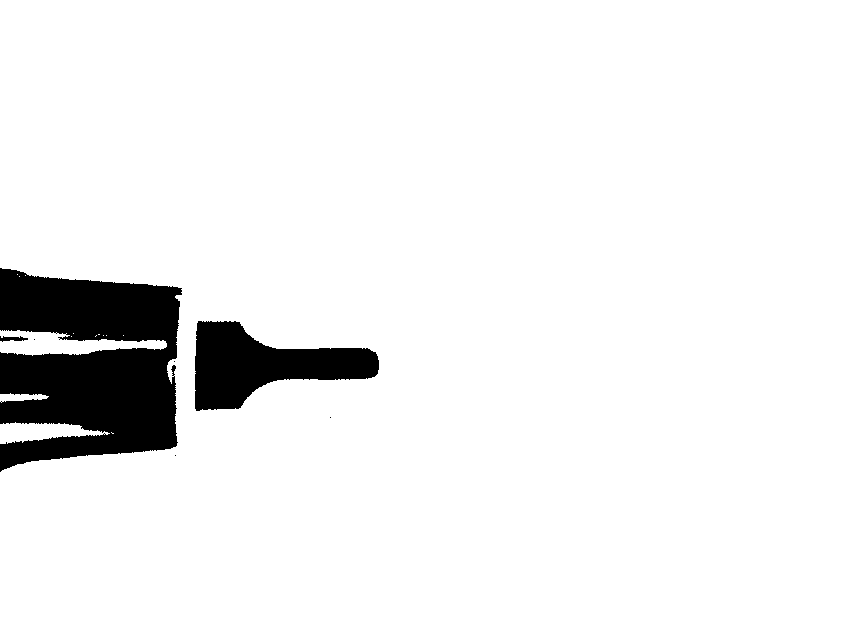
//> input picture threshold01.png, 854 x 628 px
$ ./质心   (built with g++ and OpenCV 4)
//> lines starting //> are read from the running program, lines starting //| are printed output that depends on the picture; after the words box and inside, x2 and y2 are one past the last pixel; in counts of white or black regions, pixels touching at a corner belong together
#include <iostream>
#include <opencv2/core/core.hpp>
#include <opencv/cv.hpp>
#include <opencv2/highgui/highgui.hpp>

using namespace cv;
using namespace std;
Mat src;
Mat src_gray;
int thresh = 30;
int max_thresh = 255;

int main()
{
	src = imread( "C:\\Users\\Administrator\\source\\repos\\Project1\\Project1\\threshold01.png", CV_LOAD_IMAGE_COLOR);    //注意路径得换成自己的
//> src is the input picture: 628 rows x 854 cols, CV_8UC3; 93.3% white; 7 black regions (4 under 20 px), largest, box (x1, y1, x2, y2) and area: (0, 268, 182, 472) 26938, (195, 321, 379, 411) 8824, (0, 336, 28, 342) 99
	cvtColor(src, src_gray, CV_BGR2GRAY);//灰度化
	GaussianBlur(src, src, Size(3, 3), 0.1, 0, BORDER_DEFAULT);
	blur(src_gray, src_gray, Size(3, 3)); //滤波
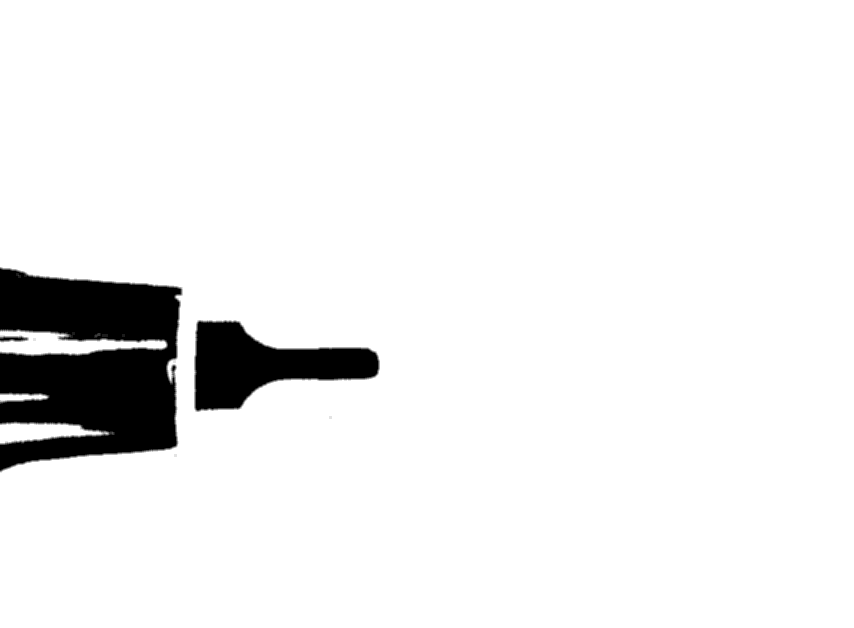
//> src_gray: 628 rows x 854 cols, CV_8UC1; min 0, max 255, mean 237.9
	namedWindow("image", CV_WINDOW_AUTOSIZE);
	imshow("image", src);
	moveWindow("image", 20, 20);
	//定义Canny边缘检测图像
	Mat canny_output;
	vector<vector<Point> > contours;
	vector<Vec4i> hierarchy;
	//利用canny算法检测边缘
	Canny(src_gray, canny_output, thresh, thresh * 3, 3);
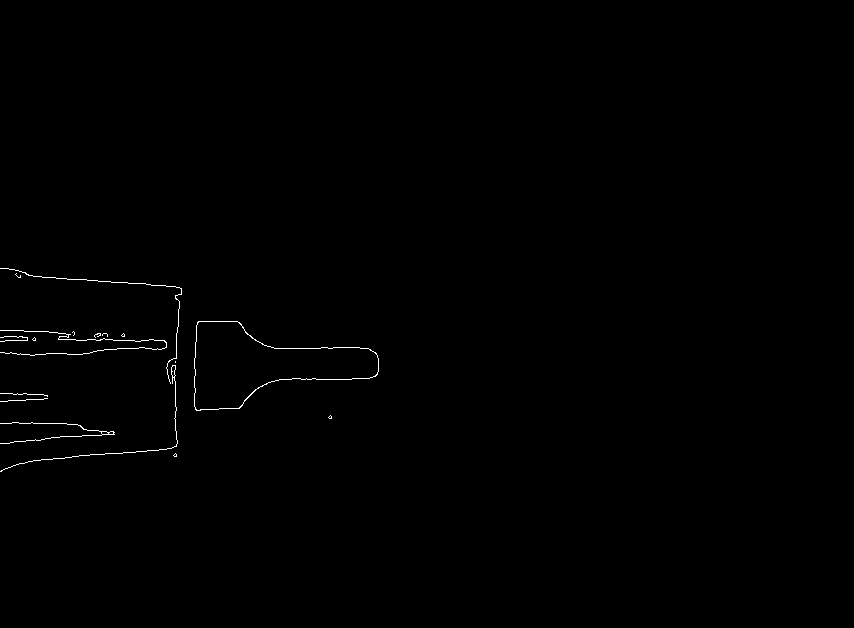
//> canny_output: 628 rows x 854 cols, CV_8UC1; 0.36% white in thin lines or dots, all inside (x1, y1, x2, y2) = (0, 268, 379, 472)
	namedWindow("canny", CV_WINDOW_AUTOSIZE);
	imshow("canny", canny_output);
	moveWindow("canny", 550, 20);
	//查找轮廓
	findContours(canny_output, contours, hierarchy, CV_RETR_TREE, CV_CHAIN_APPROX_SIMPLE, Point(0, 0));
//> contours = 25 contours, 20 with area under 20; largest, box (x1, y1, x2, y2) and area: (194, 321, 379, 411) 8862, (194, 321, 379, 411) 8824, (0, 365, 178, 472) 40, (0, 422, 115, 444) 38, (171, 365, 176, 378) 34
	//计算轮廓矩
	vector<Moments> mu(contours.size());
//> mu = 25 items
	for (int i = 0; i < contours.size(); i++)
	{
		mu[i] = moments(contours[i], false);
	}
//> this loop made 25 passes
	//计算轮廓的质心
	vector<Point2f> mc(contours.size());
	for (int i = 0; i < contours.size(); i++)
	{
		mc[i] = Point2d(mu[i].m10 / mu[i].m00, mu[i].m01 / mu[i].m00);
	}
	//画轮廓及其质心并显示
	Mat drawing = Mat::zeros(canny_output.size(), CV_8UC3);
	for (int i = 0; i < contours.size(); i++)
	{
		Scalar color = Scalar(255, 0, 0);
		drawContours(drawing, contours, i, color, 2, 8, hierarchy, 0, Point());
		circle(drawing, mc[i], 5, Scalar(0, 0, 255), -1, 8, 0);
		rectangle(drawing, boundingRect(contours.at(i)), cvScalar(0, 255, 0));
		char tam[100];
		sprintf_s(tam, "(%0.0f,%0.0f)", mc[i].x, mc[i].y);
		putText(drawing, tam, Point(mc[i].x, mc[i].y), FONT_HERSHEY_SIMPLEX, 0.4, cvScalar(255, 0, 255), 1);
	}
//> this loop made 25 passes
//> tam on passes 1 to 12: "(175,455)", "(175,455)", "(105,432)", "(111,433)", "(104,433)", "(330,417)", "(330,417)", "(-nan,-nan)", "(47,395)", "(169,374)", "(173,371)", "(-nan,-nan)"
//> pass 3, `putText(drawing, tam, Point(mc[i].x, mc[i].y), FONT_HERSHEY_SIMPLEX, 0..`:
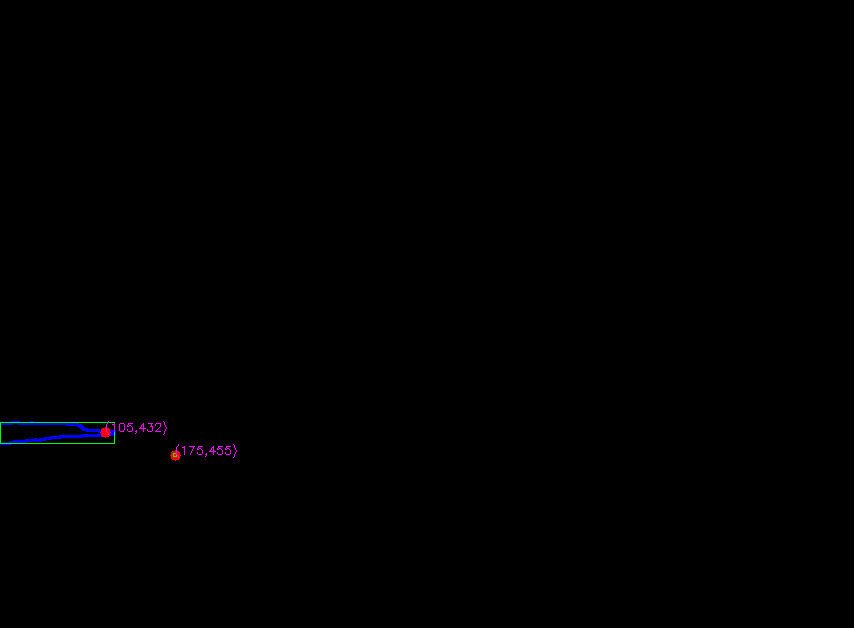
//> drawing: 628 rows x 854 cols, CV_8UC3; mean B, G, R 0.4, 0.1, 0.2
//> after the loop:
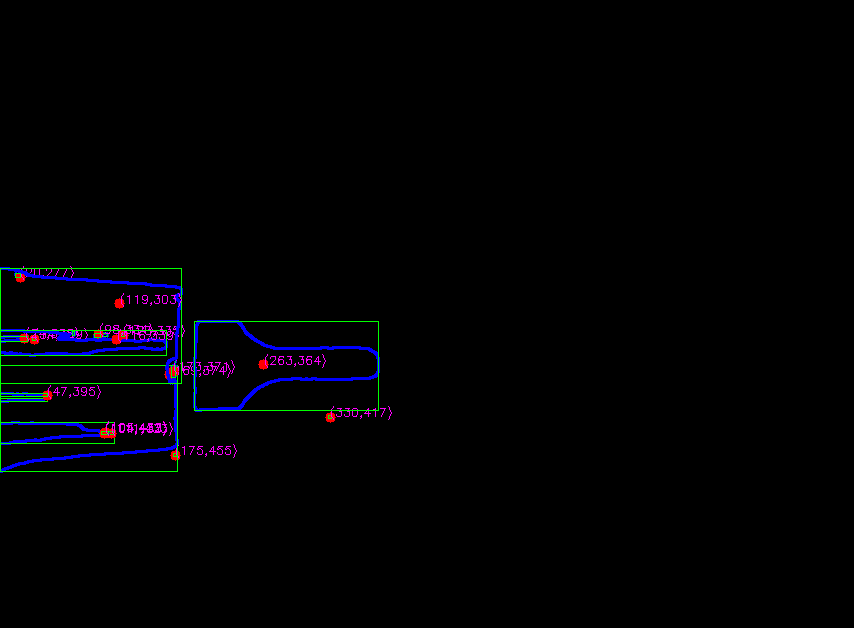
//> drawing: 628 rows x 854 cols, CV_8UC3; 1.7% of pixels changed, all inside (x1, y1, x2, y2) = (0, 266, 392, 473)
	namedWindow("Contours", CV_WINDOW_AUTOSIZE);
	imshow("Contours", drawing);
	moveWindow("Contours", 1100, 20);
	waitKey(0);
	src.release();
	src_gray.release();
	return 0;
}
